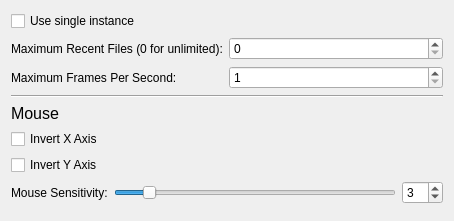
<?xml version="1.0" encoding="UTF-8"?>
<ui version="4.0">
 <class>ui::options::OptionsPageGeneral</class>
 <widget class="QWidget" name="ui::options::OptionsPageGeneral">
  <property name="geometry">
   <rect>
    <x>0</x>
    <y>0</y>
    <width>454</width>
    <height>221</height>
   </rect>
  </property>
  <property name="windowTitle">
   <string>Form</string>
  </property>
  <layout class="QGridLayout" name="gridLayout">
   <item row="8" column="0" colspan="2">
    <spacer name="verticalSpacer">
     <property name="orientation">
      <enum>Qt::Vertical</enum>
     </property>
     <property name="sizeHint" stdset="0">
      <size>
       <width>20</width>
       <height>0</height>
      </size>
     </property>
    </spacer>
   </item>
   <item row="3" column="0" colspan="2">
    <widget class="Line" name="line">
     <property name="minimumSize">
      <size>
       <width>0</width>
       <height>0</height>
      </size>
     </property>
     <property name="orientation">
      <enum>Qt::Horizontal</enum>
     </property>
    </widget>
   </item>
   <item row="2" column="1">
    <widget class="QSpinBox" name="MaxFPS">
     <property name="minimum">
      <number>1</number>
     </property>
     <property name="maximum">
      <number>1000</number>
     </property>
    </widget>
   </item>
   <item row="1" column="1">
    <widget class="QSpinBox" name="MaxRecentFiles">
     <property name="maximum">
      <number>100</number>
     </property>
    </widget>
   </item>
   <item row="0" column="0" colspan="2">
    <widget class="QCheckBox" name="UseSingleInstance">
     <property name="text">
      <string>Use single instance</string>
     </property>
    </widget>
   </item>
   <item row="1" column="0">
    <widget class="QLabel" name="label_2">
     <property name="sizePolicy">
      <sizepolicy hsizetype="Fixed" vsizetype="Preferred">
       <horstretch>0</horstretch>
       <verstretch>0</verstretch>
      </sizepolicy>
     </property>
     <property name="text">
      <string>Maximum Recent Files (0 for unlimited):</string>
     </property>
    </widget>
   </item>
   <item row="4" column="0" colspan="2">
    <widget class="QLabel" name="label">
     <property name="font">
      <font>
       <pointsize>12</pointsize>
      </font>
     </property>
     <property name="text">
      <string>Mouse</string>
     </property>
     <property name="scaledContents">
      <bool>false</bool>
     </property>
    </widget>
   </item>
   <item row="2" column="0">
    <widget class="QLabel" name="label_3">
     <property name="text">
      <string>Maximum Frames Per Second:</string>
     </property>
    </widget>
   </item>
   <item row="5" column="0" colspan="2">
    <layout class="QGridLayout" name="gridLayout_2">
     <property name="bottomMargin">
      <number>0</number>
     </property>
     <item row="2" column="0">
      <widget class="QLabel" name="label_4">
       <property name="text">
        <string>Mouse Sensitivity:</string>
       </property>
      </widget>
     </item>
     <item row="2" column="1">
      <widget class="QSlider" name="MouseSensitivitySlider">
       <property name="minimum">
        <number>1</number>
       </property>
       <property name="maximum">
        <number>20</number>
       </property>
       <property name="value">
        <number>3</number>
       </property>
       <property name="orientation">
        <enum>Qt::Horizontal</enum>
       </property>
      </widget>
     </item>
     <item row="2" column="2">
      <widget class="QSpinBox" name="MouseSensitivitySpinner">
       <property name="minimum">
        <number>1</number>
       </property>
       <property name="maximum">
        <number>20</number>
       </property>
       <property name="value">
        <number>3</number>
       </property>
      </widget>
     </item>
     <item row="1" column="0" colspan="3">
      <widget class="QCheckBox" name="InvertMouseY">
       <property name="text">
        <string>Invert Y Axis</string>
       </property>
      </widget>
     </item>
     <item row="0" column="0" colspan="3">
      <widget class="QCheckBox" name="InvertMouseX">
       <property name="text">
        <string>Invert X Axis</string>
       </property>
      </widget>
     </item>
    </layout>
   </item>
  </layout>
 </widget>
 <resources/>
 <connections/>
</ui>
